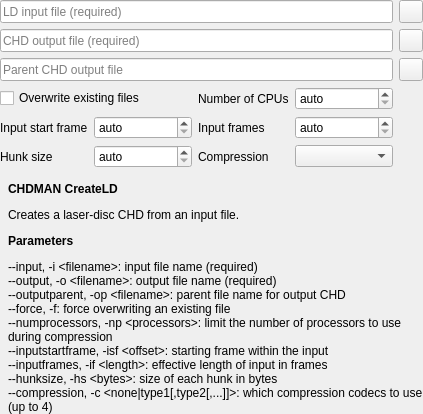
          <widget class="QWidget" name="pageCreateLD">
           <layout class="QGridLayout" name="gridLayoutPageCreateLD">
            <property name="margin">
             <number>0</number>
            </property>
            <item row="0" column="0">
             <widget class="QFrame" name="frameCreateLD">
              <layout class="QGridLayout" name="gridLayoutFrameCreateLD">
               <property name="margin">
                <number>0</number>
               </property>
               <item row="1" column="0" colspan="4">
                <widget class="QLineEdit" name="lineEditCreateLDOutputFile">
                 <property name="sizePolicy">
                  <sizepolicy hsizetype="Expanding" vsizetype="Minimum">
                   <horstretch>0</horstretch>
                   <verstretch>0</verstretch>
                  </sizepolicy>
                 </property>
                 <property name="toolTip">
                  <string>CHD output file (--output)</string>
                 </property>
                 <property name="placeholderText">
                  <string>CHD output file (required)</string>
                 </property>
                </widget>
               </item>
               <item row="1" column="4">
                <widget class="QToolButton" name="toolButtonBrowseCreateLDOutputFile">
                 <property name="sizePolicy">
                  <sizepolicy hsizetype="Fixed" vsizetype="Minimum">
                   <horstretch>0</horstretch>
                   <verstretch>0</verstretch>
                  </sizepolicy>
                 </property>
                 <property name="icon">
                  <iconset resource="qchdman.qrc">
                   <normaloff>:/images/fileopen.png</normaloff>:/images/fileopen.png</iconset>
                 </property>
                </widget>
               </item>
               <item row="4" column="3">
                <widget class="QSpinBox" name="spinBoxCreateLDInputFrames">
                 <property name="sizePolicy">
                  <sizepolicy hsizetype="MinimumExpanding" vsizetype="Fixed">
                   <horstretch>0</horstretch>
                   <verstretch>0</verstretch>
                  </sizepolicy>
                 </property>
                 <property name="toolTip">
                  <string>Effective length of input in frames (--inputframes)</string>
                 </property>
                 <property name="specialValueText">
                  <string>auto</string>
                 </property>
                 <property name="minimum">
                  <number>-1</number>
                 </property>
                 <property name="maximum">
                  <number>999999999</number>
                 </property>
                 <property name="value">
                  <number>-1</number>
                 </property>
                </widget>
               </item>
               <item row="5" column="2">
                <widget class="QLabel" name="labelCreateLDCompressors">
                 <property name="text">
                  <string>Compression</string>
                 </property>
                </widget>
               </item>
               <item row="5" column="1">
                <widget class="QSpinBox" name="spinBoxCreateLDHunkSize">
                 <property name="sizePolicy">
                  <sizepolicy hsizetype="MinimumExpanding" vsizetype="Fixed">
                   <horstretch>0</horstretch>
                   <verstretch>0</verstretch>
                  </sizepolicy>
                 </property>
                 <property name="toolTip">
                  <string>Size in bytes of each hunk (--hunksize)</string>
                 </property>
                 <property name="specialValueText">
                  <string>auto</string>
                 </property>
                 <property name="minimum">
                  <number>-1</number>
                 </property>
                 <property name="maximum">
                  <number>999999999</number>
                 </property>
                 <property name="value">
                  <number>-1</number>
                 </property>
                </widget>
               </item>
               <item row="2" column="0" colspan="4">
                <widget class="QLineEdit" name="lineEditCreateLDParentOutputFile">
                 <property name="sizePolicy">
                  <sizepolicy hsizetype="Expanding" vsizetype="Minimum">
                   <horstretch>0</horstretch>
                   <verstretch>0</verstretch>
                  </sizepolicy>
                 </property>
                 <property name="toolTip">
                  <string>Parent CHD output file (--outputparent)</string>
                 </property>
                 <property name="placeholderText">
                  <string>Parent CHD output file</string>
                 </property>
                </widget>
               </item>
               <item row="3" column="3">
                <widget class="QSpinBox" name="spinBoxCreateLDProcessors">
                 <property name="sizePolicy">
                  <sizepolicy hsizetype="MinimumExpanding" vsizetype="Fixed">
                   <horstretch>0</horstretch>
                   <verstretch>0</verstretch>
                  </sizepolicy>
                 </property>
                 <property name="toolTip">
                  <string>Limit the number of processors to use during compression (--numprocessors)</string>
                 </property>
                 <property name="specialValueText">
                  <string>auto</string>
                 </property>
                 <property name="minimum">
                  <number>0</number>
                 </property>
                 <property name="maximum">
                  <number>9999</number>
                 </property>
                 <property name="value">
                  <number>0</number>
                 </property>
                </widget>
               </item>
               <item row="3" column="0" colspan="2">
                <widget class="QCheckBox" name="checkBoxCreateLDForce">
                 <property name="toolTip">
                  <string>Force overwriting output files (--force)</string>
                 </property>
                 <property name="text">
                  <string>Overwrite existing files</string>
                 </property>
                </widget>
               </item>
               <item row="4" column="2">
                <widget class="QLabel" name="labelCreateLDInputFrames">
                 <property name="text">
                  <string>Input frames</string>
                 </property>
                </widget>
               </item>
               <item row="5" column="3">
                <widget class="QComboBox" name="comboBoxCreateLDCompression">
                 <property name="sizePolicy">
                  <sizepolicy hsizetype="MinimumExpanding" vsizetype="Fixed">
                   <horstretch>0</horstretch>
                   <verstretch>0</verstretch>
                  </sizepolicy>
                 </property>
                 <property name="toolTip">
                  <string>Select up to 4 compression codecs to use (--compression)</string>
                 </property>
                 <property name="maxVisibleItems">
                  <number>20</number>
                 </property>
                </widget>
               </item>
               <item row="5" column="0">
                <widget class="QLabel" name="labelCreateLDHunkSize">
                 <property name="text">
                  <string>Hunk size</string>
                 </property>
                </widget>
               </item>
               <item row="2" column="4">
                <widget class="QToolButton" name="toolButtonBrowseCreateLDParentOutputFile">
                 <property name="sizePolicy">
                  <sizepolicy hsizetype="Fixed" vsizetype="Minimum">
                   <horstretch>0</horstretch>
                   <verstretch>0</verstretch>
                  </sizepolicy>
                 </property>
                 <property name="icon">
                  <iconset resource="qchdman.qrc">
                   <normaloff>:/images/fileopen.png</normaloff>:/images/fileopen.png</iconset>
                 </property>
                </widget>
               </item>
               <item row="3" column="2">
                <widget class="QLabel" name="labelCreateLDProcessors">
                 <property name="text">
                  <string>Number of CPUs</string>
                 </property>
                </widget>
               </item>
               <item row="0" column="0" colspan="4">
                <widget class="QLineEdit" name="lineEditCreateLDInputFile">
                 <property name="sizePolicy">
                  <sizepolicy hsizetype="Expanding" vsizetype="Minimum">
                   <horstretch>0</horstretch>
                   <verstretch>0</verstretch>
                  </sizepolicy>
                 </property>
                 <property name="toolTip">
                  <string>LD input file (--input)</string>
                 </property>
                 <property name="placeholderText">
                  <string>LD input file (required)</string>
                 </property>
                </widget>
               </item>
               <item row="0" column="4">
                <widget class="QToolButton" name="toolButtonBrowseCreateLDInputFile">
                 <property name="sizePolicy">
                  <sizepolicy hsizetype="Fixed" vsizetype="Minimum">
                   <horstretch>0</horstretch>
                   <verstretch>0</verstretch>
                  </sizepolicy>
                 </property>
                 <property name="icon">
                  <iconset resource="qchdman.qrc">
                   <normaloff>:/images/fileopen.png</normaloff>:/images/fileopen.png</iconset>
                 </property>
                </widget>
               </item>
               <item row="4" column="1">
                <widget class="QSpinBox" name="spinBoxCreateLDInputStartFrame">
                 <property name="sizePolicy">
                  <sizepolicy hsizetype="MinimumExpanding" vsizetype="Fixed">
                   <horstretch>0</horstretch>
                   <verstretch>0</verstretch>
                  </sizepolicy>
                 </property>
                 <property name="toolTip">
                  <string>Starting frame within the input (--inputstartframe)</string>
                 </property>
                 <property name="specialValueText">
                  <string>auto</string>
                 </property>
                 <property name="minimum">
                  <number>-1</number>
                 </property>
                 <property name="maximum">
                  <number>999999999</number>
                 </property>
                 <property name="value">
                  <number>-1</number>
                 </property>
                </widget>
               </item>
               <item row="4" column="0">
                <widget class="QLabel" name="labelCreateLDInputStartFrame">
                 <property name="text">
                  <string>Input start frame</string>
                 </property>
                </widget>
               </item>
              </layout>
             </widget>
            </item>
            <item row="1" column="0">
             <widget class="QLabel" name="labelCreateLDHelp">
              <property name="text">
               <string>&lt;p&gt;
&lt;b&gt;CHDMAN CreateLD&lt;/b&gt;
&lt;/p&gt;
Creates a laser-disc CHD from an input file.
&lt;p&gt;
&lt;b&gt;Parameters&lt;/b&gt;
&lt;/p&gt;
&lt;p&gt;
--input, -i &amp;lt;filename&amp;gt;: input file name (required)&lt;br&gt;
--output, -o &amp;lt;filename&amp;gt;: output file name (required)&lt;br&gt;
--outputparent, -op &amp;lt;filename&amp;gt;: parent file name for output CHD&lt;br&gt;
--force, -f: force overwriting an existing file&lt;br&gt;
--numprocessors, -np &amp;lt;processors&amp;gt;: limit the number of processors to use during compression&lt;br&gt;
--inputstartframe, -isf &amp;lt;offset&amp;gt;: starting frame within the input&lt;br&gt;
--inputframes, -if &amp;lt;length&amp;gt;: effective length of input in frames&lt;br&gt;
--hunksize, -hs &amp;lt;bytes&amp;gt;: size of each hunk in bytes&lt;br&gt;
--compression, -c &amp;lt;none|type1[,type2[,...]]&amp;gt;: which compression codecs to use (up to 4)
&lt;/p&gt;</string>
              </property>
              <property name="alignment">
               <set>Qt::AlignLeading|Qt::AlignLeft|Qt::AlignTop</set>
              </property>
              <property name="wordWrap">
               <bool>true</bool>
              </property>
              <property name="margin">
               <number>8</number>
              </property>
              <property name="indent">
               <number>8</number>
              </property>
             </widget>
            </item>
            <item row="2" column="0">
             <spacer name="verticalSpacerCreateLD">
              <property name="orientation">
               <enum>Qt::Vertical</enum>
              </property>
              <property name="sizeHint" stdset="0">
               <size>
                <width>20</width>
                <height>0</height>
               </size>
              </property>
             </spacer>
            </item>
           </layout>
          </widget>
